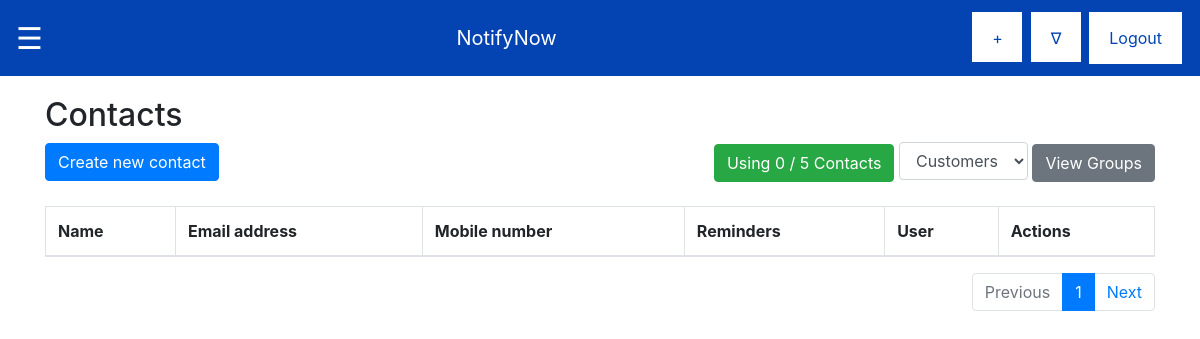
The page /contacts/ on the database as committed earlier.
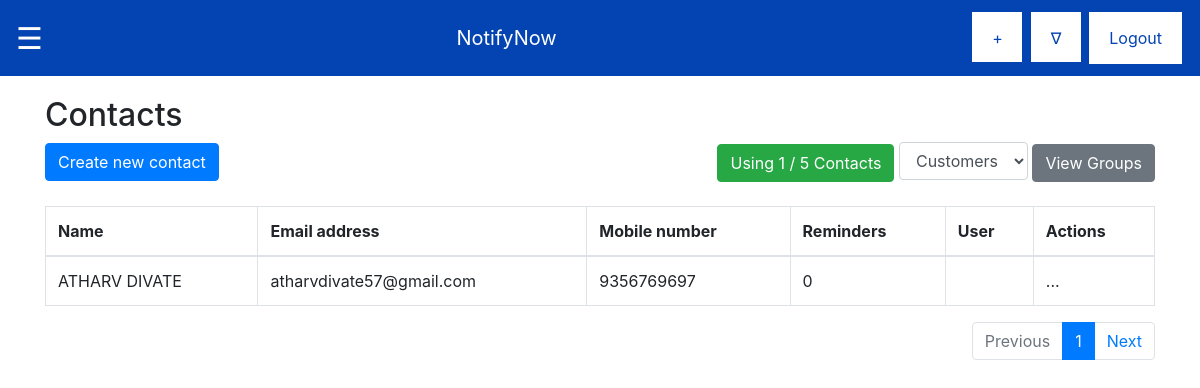
The same page on the database as committed later.
### accounts/models.py (models this page shows, shortened)
class Contact(models.Model):
    GROUP_CHOICES = [
        ('Customers', 'Customers'),
        ('Vendors', 'Vendors'),
        ('Employees', 'Employees'),
    ]
    group = models.CharField(max_length=20, choices=GROUP_CHOICES, default='Customers')
    first_name = models.CharField(max_length=50)
    last_name = models.CharField(max_length=50)
    email = models.EmailField()
    mobile_number = models.CharField(max_length=15, blank=True, null=True)
    reminders = models.IntegerField(default=0)
    user = models.CharField(max_length=50)

### accounts/views.py (the view)
# urls.py: path('contacts/', contacts_list, name='contacts_list'),
def contacts_list(request):
    contacts = Contact.objects.all()
    return render(request, 'contacts_list.html', {'contacts': contacts})

### accounts/templates/contacts_list.html (shortened to what this page needs)
{% extends 'base.html'%}
    {% block content %}
    {% load static %}
    <link href="https://stackpath.bootstrapcdn.com/bootstrap/4.5.2/css/bootstrap.min.css" rel="stylesheet">
    <div class="container">
        <h2>Contacts</h2>
        <div class="d-flex justify-content-between align-items-center">
            <a href="{% url 'create_contact' %}" class="btn btn-primary">Create new contact</a>
            <div>
                <button class="btn btn-success">Using {{ contacts.count }} / 5 Contacts</button>
                <select class="form-control d-inline-block" style="width: auto;">
                    <option>Customers</option>
                </select>
                <button class="btn btn-secondary">View Groups</button>
            </div>
        </div>
        <div class="mt-4">
            <table class="table table-bordered">
                <thead>
                    <tr>
                        <th>Name</th>
                        <th>Email address</th>
                        <th>Mobile number</th>
                        <th>Reminders</th>
                        <th>User</th>
                        <th>Actions</th>
                    </tr>
                </thead>
                <tbody>
                    {% for contact in contacts %}
                    <tr>
                        <td>{{ contact.first_name }} {{ contact.last_name }}</td>
                        <td>{{ contact.email }}</td>
                        <td>{{ contact.mobile_number }}</td>
                        <td>{{ contact.reminders }}</td>
                        <td>{{ contact.user }}</td>
                        <td>...</td>
                    </tr>
                    {% endfor %}
                </tbody>
            </table>
            <nav aria-label="Page navigation">
                <ul class="pagination justify-content-end">
                    <li class="page-item disabled">
                        <a class="page-link" href="#" tabindex="-1">Previous</a>
                    </li>
                    <li class="page-item active">
                        <a class="page-link" href="#">1</a>
                    </li>
                    <li class="page-item">
                        <a class="page-link" href="#">Next</a>
                    </li>
                </ul>
            </nav>
        </div>
    </div>
{% endblock %}

### accounts/templates/base.html (shortened to what this page needs)
<!DOCTYPE html>
<html lang="en">
<head>
</head>
<body>
    <div class="navbar">
        <span class="menu-icon" onclick="openNav()">&#9776;</span>
        <div class="app-name">NotifyNow</div>
        <div>
            <input type="button" value="+">
            <input type="button" value="&nabla;">
            <button class="logout">Logout</button>
        </div>
    </div>
    {% block content %}
    {% endblock %}
</body>
</html>

### accounts/templates/base.html (style rules this page uses)
body { font-family: Arial, sans-serif; margin: 0; padding: 0; overflow-x: hidden; }
.navbar { display: flex; justify-content: space-between; align-items: center; background-color: #0343b2; padding: 14px 20px; }
.navbar .app-name { color: white; font-size: 20px; }
.navbar input[type="button"], .navbar button { background-color: white; color: #0343b2; border: #033ea2; padding: 14px 20px; text-align: center; text-decoration: none; display: inline-block; font-size: 16px; margin: 4px 2px; cursor: pointer; }
.navbar input[type="button"] { width: 50px; height: 50px; }
.navbar button.logout { background-color: white; }
.menu-icon { font-size: 30px; color: white; cursor: pointer; }

### accounts/templates/contacts_list.html (style rules this page uses)
.container { margin-top: 20px; }

Rows that differ between the two databases and show on the page:
added Contact: first_name "ATHARV", last_name "DIVATE", email "atharvdivate57@gmail.com", mobile_number "9356769697", reminders "0"
Other text that changed with them:
{{ contacts.count }}: "0" → "1"
